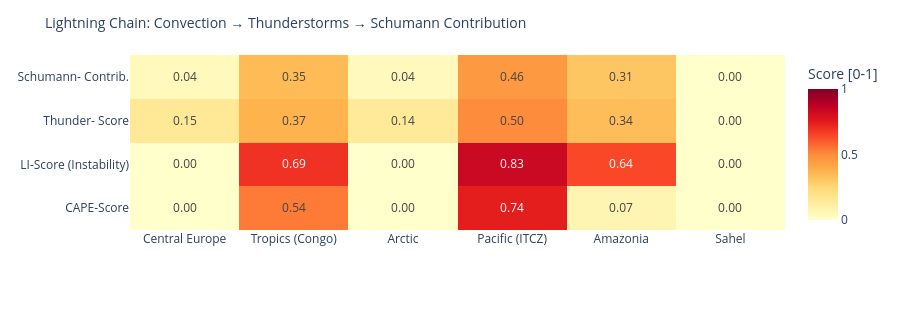

Notebook code for this chart:
### Code cell
# ============================================================
# LIGHTNING CHAIN: Convection → Thunderstorms → Schumann
# Shows the causal chain per measurement point as heatmap
# ============================================================

def cape_score(v):
    """CAPE → normalized score [0,1]"""
    if v is None or pd.isna(v): return 0.0
    return min(1.0, float(v) / 3000)

def li_score(v):
    """Lifted Index: negative = unstable → score [0,1]"""
    if v is None or pd.isna(v): return 0.3
    return min(1.0, max(0.0, (-float(v) + 6) / 12))

def cloud_score(v):
    if v is None or pd.isna(v): return 0.3
    return float(v) / 100

def thunder_score(row):
    """Kombinierter Gewitterwahrscheinlichkeits-Score
    CAPE + LI + Bedeckung + WMO-Gewitter + konvektiver Niederschlag (showers)
    Hinweis: X-Ray und Kp sind kein Bestandteil – nur geomagn./solarer Kontext.
    """
    cs = cape_score(row.get('cape'))
    ls = li_score(row.get('li'))
    cl = cloud_score(row.get('cloud'))
    t  = 1.0 if row.get('thunderstorm') else 0.0
    # Convective precipitation (showers) as additional indicator
    sh = min(1.0, (row.get('showers') or 0) / 5.0)
    return round(cs * 0.30 + ls * 0.25 + cl * 0.15 + t * 0.20 + sh * 0.10, 3)

def schumann_contribution(t_score, lat):
    """Schumann contribution: higher in tropics (±30°), scaled by thunderstorm score"""
    lat_weight = max(0.3, 1.0 - abs(lat) / 60)
    return round(t_score * lat_weight, 3)

df_atm['cape_score']   = df_atm.apply(lambda r: cape_score(r['cape']), axis=1)
df_atm['li_score']     = df_atm.apply(lambda r: li_score(r['li']),    axis=1)
df_atm['thunder_score']= df_atm.apply(lambda r: thunder_score(r.to_dict()), axis=1)
df_atm['schumann_contribution'] = df_atm.apply(
    lambda r: schumann_contribution(r['thunder_score'], r['lat']), axis=1)

metrics = ['cape_score', 'li_score', 'thunder_score', 'schumann_contribution']
labels  = ['CAPE-Score', 'LI-Score\n(Instability)', 'Thunder-\nScore', 'Schumann-\nContrib.']
z_data  = [df_atm[m].tolist() for m in metrics]

fig = go.Figure(go.Heatmap(
    z=z_data,
    x=df_atm['point'].tolist(),
    y=labels,
    colorscale='YlOrRd',
    zmin=0, zmax=1,
    text=[[f'{v:.2f}' for v in row] for row in z_data],
    texttemplate='%{text}', textfont=dict(size=12),
    colorbar=dict(title='Score [0-1]')
))
fig.update_layout(
    title=dict(text='Lightning Chain: Convection → Thunderstorms → Schumann Contribution', font=dict(size=14)),
    height=310,
    plot_bgcolor='rgba(0,0,0,0)', paper_bgcolor='rgba(0,0,0,0)',
    margin=dict(l=130, r=80, t=55, b=80)
)
fig.show()

### Figure 1 — Plotly figure (JSON) as saved in the notebook; plotly's stock layout.template omitted (floating-point values rounded to 4 significant figures)
{"data": [{"colorbar": {"title": {"text": "Score [0-1]"}}, "colorscale": [[0.0, "rgb(255,255,204)"], [0.125, "rgb(255,237,160)"], [0.25, "rgb(254,217,118)"], [0.375, "rgb(254,178,76)"], [0.5, "rgb(253,141,60)"], [0.625, "rgb(252,78,42)"], [0.75, "rgb(227,26,28)"], [0.875, "rgb(189,0,38)"], [1.0, "rgb(128,0,38)"]], "text": [["0.00", "0.54", "0.00", "0.74", "0.07", "0.00"], ["0.00", "0.69", "0.00", "0.83", "0.64", "0.00"], ["0.15", "0.37", "0.14", "0.50", "0.34", "0.00"], ["0.04", "0.35", "0.04", "0.46", "0.31", "0.00"]], "textfont": {"size": 12}, "texttemplate": "%{text}", "type": "heatmap", "x": ["Central Europe", "Tropics (Congo)", "Arctic", "Pacific (ITCZ)", "Amazonia", "Sahel"], "y": ["CAPE-Score", "LI-Score\n(Instability)", "Thunder-\nScore", "Schumann-\nContrib."], "z": [[0.003333, 0.5367, 0.0, 0.7433, 0.07, 0.0], [0.0, 0.6917, 0.0, 0.8333, 0.6417, 0.0], [0.151, 0.371, 0.142, 0.502, 0.339, 0.0], [0.045, 0.346, 0.043, 0.46, 0.311, 0.0]], "zmax": 1, "zmin": 0}], "layout": {"height": 310, "margin": {"b": 80, "l": 130, "r": 80, "t": 55}, "paper_bgcolor": "rgba(0,0,0,0)", "plot_bgcolor": "rgba(0,0,0,0)", "title": {"font": {"size": 14}, "text": "Lightning Chain: Convection → Thunderstorms → Schumann Contribution"}}}
